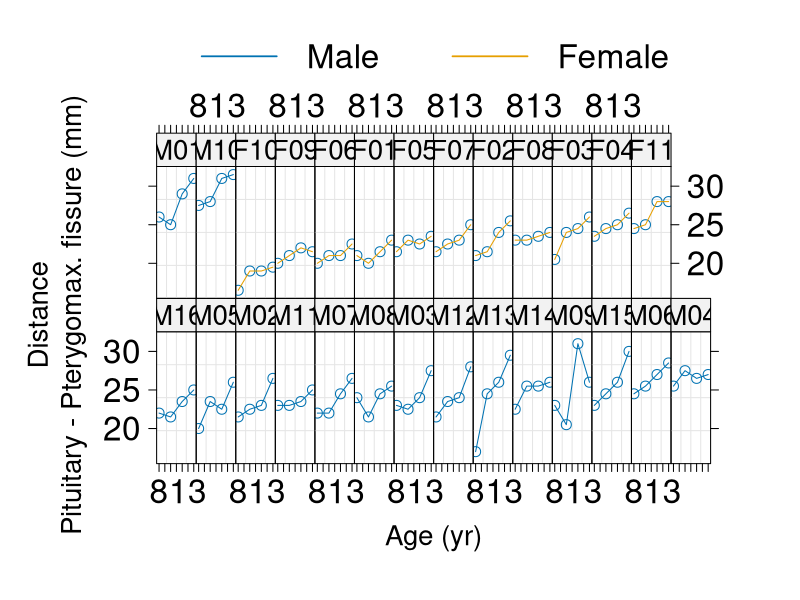
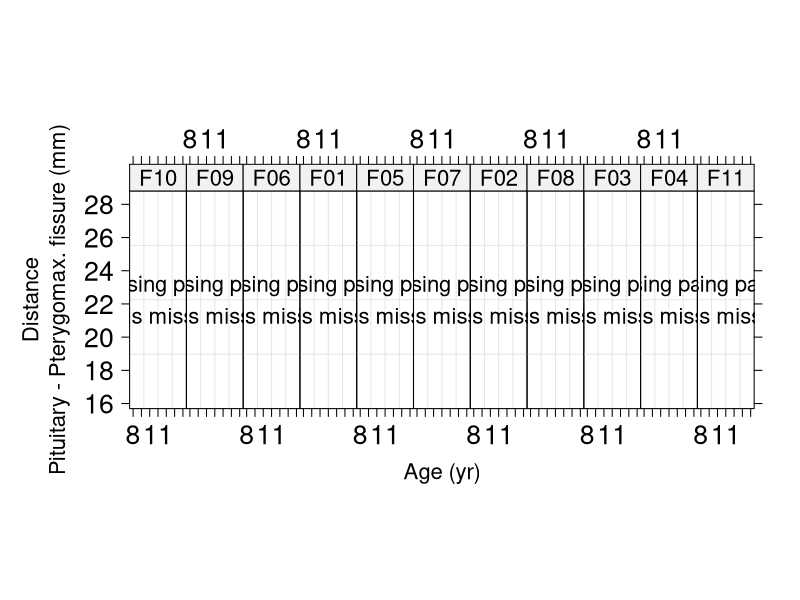
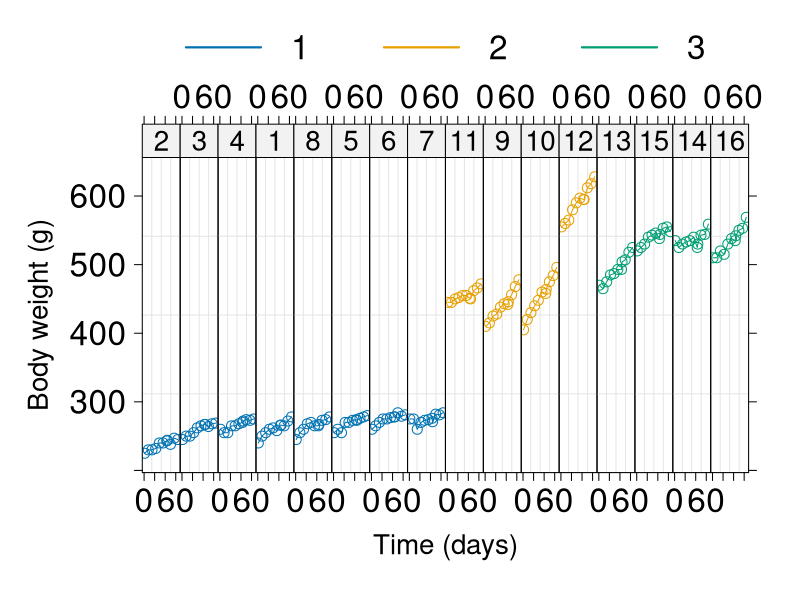
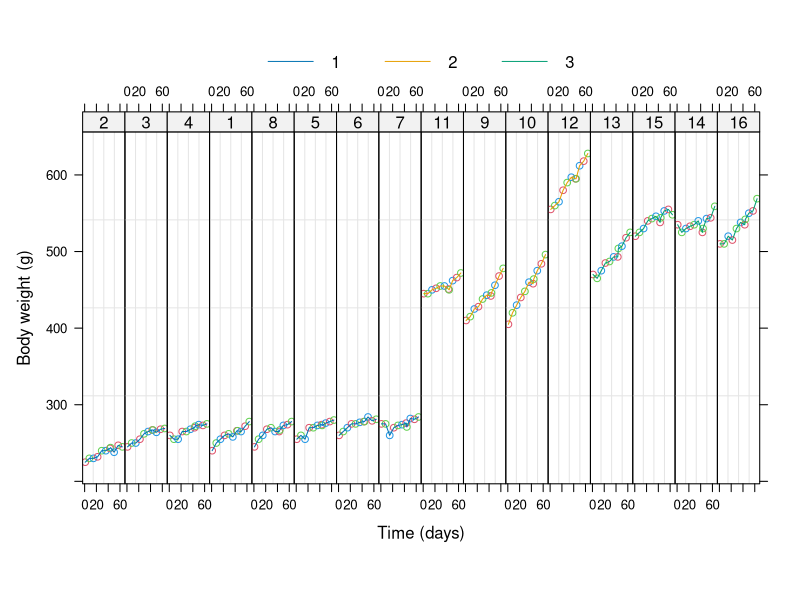
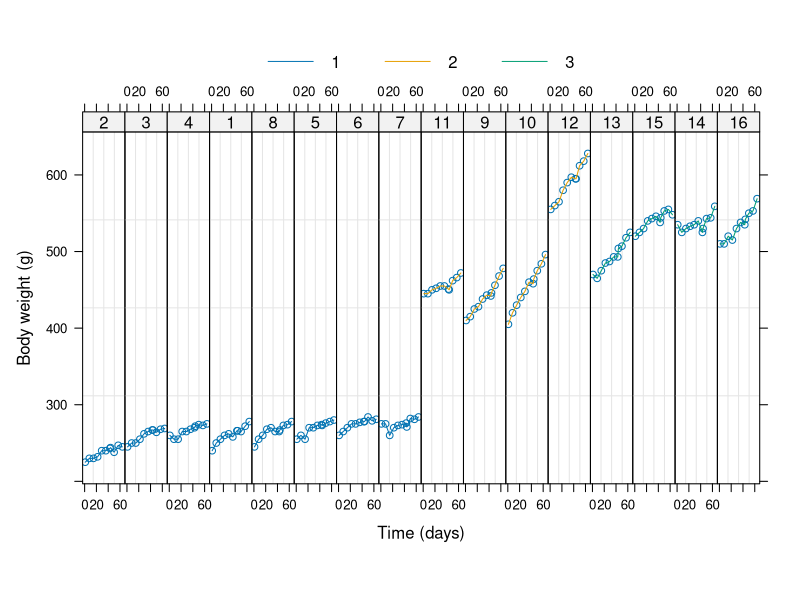
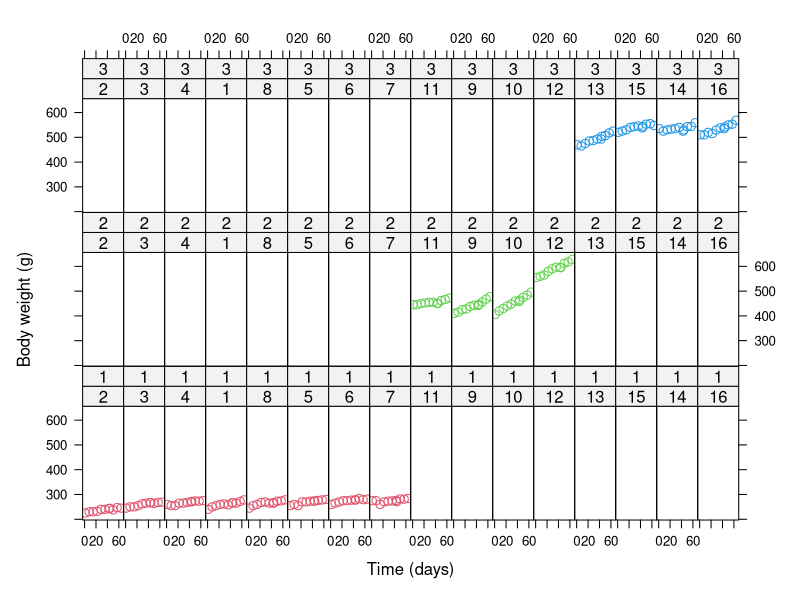
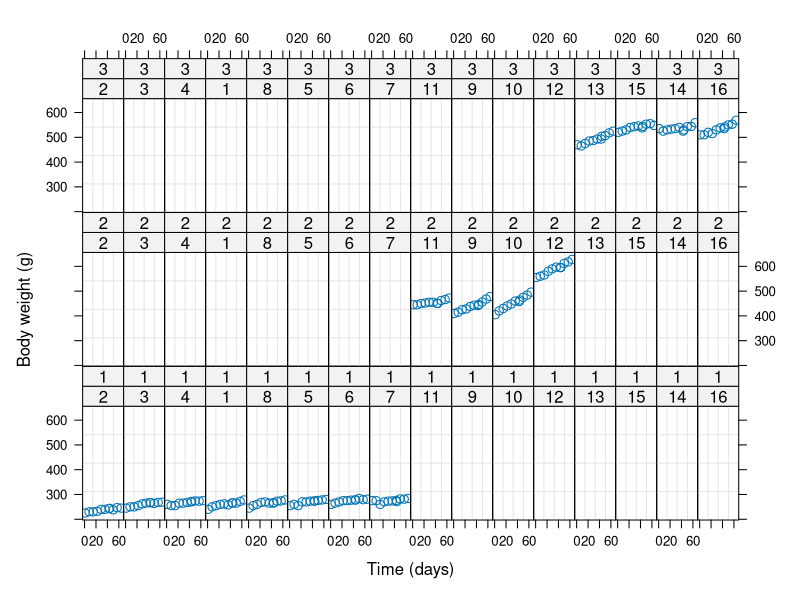
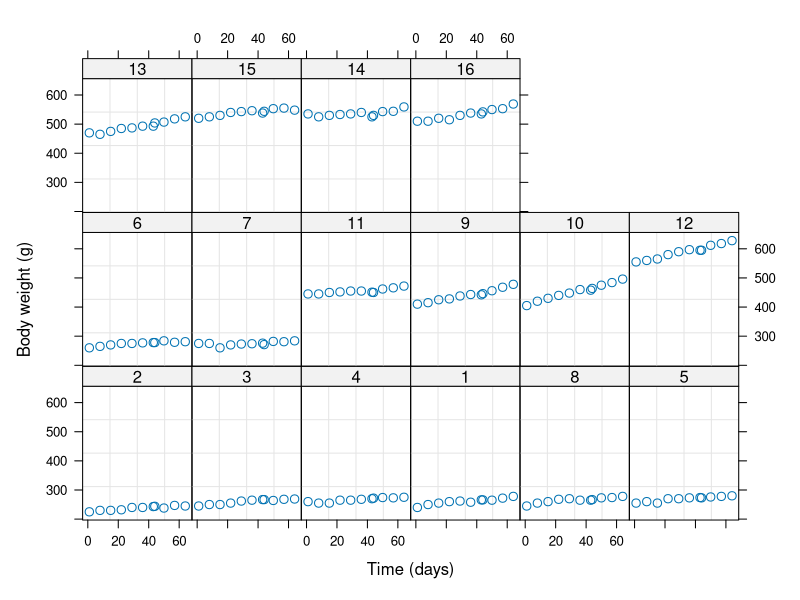

The R script that drew these images, in order:
#######################
##
## Statistical Series:
## Mixed Effects Models
##
## Leonard Mada

### Mixed Effects Models
# - Stats Lecture for Medical Residents:
#   Plots & Images;


####################

library(lattice)
library(nlme)


### Helper Functions

# Note:
# - it proved easier to modify the generated Trellis-object,
#   then set the text & symbol size;

# Images for Presentations:
# - Text: larger size required;
setCEX = function(x, cex = 1.2, text.size = 16, points.size = 12,
		cex.points = 1, col.line = NULL,
		lwd.line = 1.75, lwd.legend = lwd.line) {
	hasLegend = ! is.null(x$legend);
	if(hasLegend) {
		x$legend$top$args$key$text$cex = cex;
		x$legend$top$args$key$lines$lwd = lwd.legend;
	}
	# Axis:
	x$x.scales$cex = c(cex, cex);
	x$y.scales$cex = c(cex, cex);
	# Panels:
	# $regions$col; $superpose.line$col; $plot.symbol$col
	# x$panel.args.common
	# x$panel.args.common$col.line
	# x$panel.args.common$cex = cex.points;
	if(is.null(x$par.settings)) x$par.settings = list();
	fsz = list(text = text.size, points = points.size);
	x$par.settings$fontsize = fsz;
	if(! is.null(col.line)) {
		# if(is.null(x$par.settings$superpose.line)) x$par.settings$superpose.line = list();
		# x$par.settings$superpose.line$lwd = 4;
		# x$par.settings$superpose.line$col = rep(col.line, 7);
		# x$par.settings$plot.symbol = list(col = col.line)
		x$par.settings$plot.line = list(col = col.line, lwd = lwd.line);
		x$panel = panel.col;
	}
	return(x);
}

panel.col = function (x, y, subscripts, groups, ...) 
{
	panel.grid()
	panel.xyplot(x, y, ..., groups = groups, subscripts = subscripts)
    panel.superpose(x, y, subscripts, groups, type = "l")
}

######################
######################

# setwd(...)

IMG = FALSE;

# Note:
# - Sizes are intended for images included
#   in the presentation; (not for real-time display)

######################

### Example: Orthodont

# Distance: Pituitary - Pterygo-maxillary fissure

###
xAll = Orthodont;
attr(xAll, "labels")$y = "Distance\nPituitary - Pterygomax. fissure";
xF = xAll[xAll$Sex == "Female", ];


### Plot Dataset
if(IMG) png(file = "img/LM.Mixed.Orthodont.png", width = 1200, height = 760)

tmp = plot(xAll, innerGroups = ~ Sex)
setCEX(tmp, text.size = 20)

dev.off()


### Subset: Females
if(IMG) png(file = "img/LM.Mixed.Orthodont.F.png", width = 800, height = 380)

tmp = plot(xF, col.symbol = 2)
setCEX(tmp, col.line = "#F0A232")

dev.off()


### Stats:
fm1 = lme(distance ~ age, data = Orthodont) # random is ~ age
fm2 = lme(distance ~ age + Sex, data = Orthodont, random = ~ 1)
summary(fm1)
summary(fm2)

# TODO

#######################
#######################

### Example: BodyWeight
# Body Weight of Rats

colDiet = c(2:4)


head(BodyWeight)
table(BodyWeight$Diet)

###
if(IMG) png(file = "img/LM.Mixed.BodyWeight.png", width = 800, height = 480)

tmp = plot(BodyWeight, innerGroups = ~ Diet)
setCEX(tmp, text.size = 20, col.line = c(2,3,4), lwd.line = 2.2)

dev.off()

###
plot(BodyWeight, innerGroups = ~ Diet, col = 2:4,
	panel = function(x, y, groups, subscripts, ...) {
		panel.xyplot(x, y, ..., groups = groups, subscripts = subscripts, )
	})


plot(BodyWeight, innerGroups = ~Diet)


###
rat.fit = lme(weight ~ Time + Diet, data = BodyWeight, random = ~ Time|Rat)

# Note: wastes panel-space;
plot(rat.fit, weight ~ Time | Rat + Diet, groups = ~Diet, col = 2:4,
     panel = function(x, y, groups, subscripts, ...) {
  panel.xyplot(x, y, ..., groups = groups, subscripts = subscripts, )
})

plot(rat.fit, weight ~ Time | Rat + Diet)

plot(rat.fit, weight ~ Time | Rat)

plot(rat.fit, weight ~ Time | Diet)


###
labs <- paste(attr(BodyWeight, "labels"),
               attr(BodyWeight, "units"))
xyplot(weight ~ Time | Rat, type = c("p", "r"),
        data = BodyWeight,
        layout = c(NA, 1),  ## enforce 1 row
        groups = Diet,
        auto.key = list(title = "Diet", pch = 19, type = "n", fill = 0.6),
        pch = 19,
        xlab = labs[1],
        ylab = labs[2],
        par.settings = list(superpose.line = list(col = "black")))

# TODO
